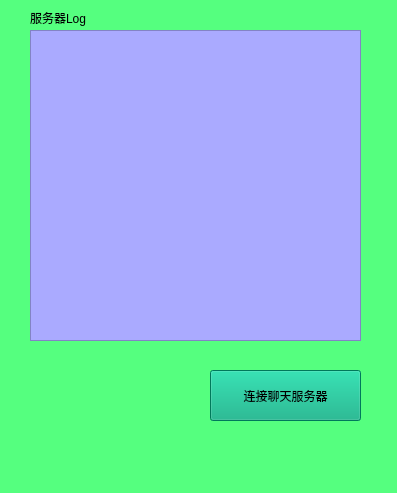
<?xml version="1.0" encoding="UTF-8"?>
<ui version="4.0">
 <class>MainWindow</class>
 <widget class="QMainWindow" name="MainWindow">
  <property name="geometry">
   <rect>
    <x>0</x>
    <y>0</y>
    <width>397</width>
    <height>493</height>
   </rect>
  </property>
  <property name="windowTitle">
   <string>MainWindow</string>
  </property>
  <property name="styleSheet">
   <string notr="true">background-color: rgb(255, 170, 0);
background-color: rgb(85, 255, 127);</string>
  </property>
  <widget class="QWidget" name="centralwidget">
   <widget class="QTextEdit" name="serverEdit">
    <property name="geometry">
     <rect>
      <x>30</x>
      <y>30</y>
      <width>331</width>
      <height>311</height>
     </rect>
    </property>
    <property name="styleSheet">
     <string notr="true">background-color: rgb(170, 170, 255);
border-color: rgb(0, 0, 0);</string>
    </property>
   </widget>
   <widget class="QLabel" name="label">
    <property name="geometry">
     <rect>
      <x>30</x>
      <y>10</y>
      <width>81</width>
      <height>16</height>
     </rect>
    </property>
    <property name="styleSheet">
     <string notr="true">font: 9pt &quot;微软雅黑&quot;;</string>
    </property>
    <property name="text">
     <string>服务器Log</string>
    </property>
   </widget>
   <widget class="QPushButton" name="beginServer">
    <property name="geometry">
     <rect>
      <x>210</x>
      <y>370</y>
      <width>151</width>
      <height>51</height>
     </rect>
    </property>
    <property name="styleSheet">
     <string notr="true">background-color: rgb(0, 170, 127);
border-color: rgb(0, 0, 0);</string>
    </property>
    <property name="text">
     <string>连接聊天服务器</string>
    </property>
   </widget>
  </widget>
  <widget class="QMenuBar" name="menubar">
   <property name="geometry">
    <rect>
     <x>0</x>
     <y>0</y>
     <width>397</width>
     <height>23</height>
    </rect>
   </property>
  </widget>
  <widget class="QStatusBar" name="statusbar"/>
 </widget>
 <resources/>
 <connections/>
</ui>
